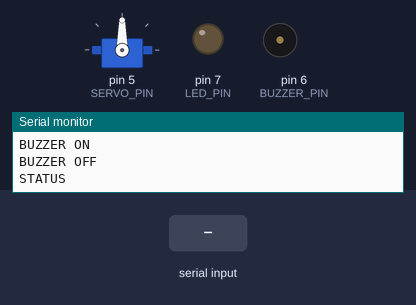
Bench run of a sketch on a simulated Arduino Uno, built with avr-gcc and run on an emulated ATmega328P. Parts: servo, output pins drawn as LEDs (lit = HIGH), buzzer (waves = sounding, pin HIGH), the last lines printed to the serial monitor. The test bench sets the inputs (shaded band).

Above: at 1.2 s.
1.3 s: "LIGHT ON\n" received over Serial
At 2.5 s:
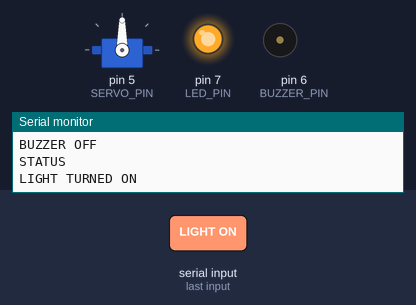
2.8 s: "FAN ON\n" received over Serial
At 3.6 s:
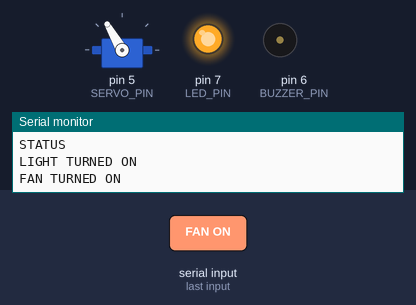
4.3 s: "LIGHT OFF\n" received over Serial
At 4.8 s:
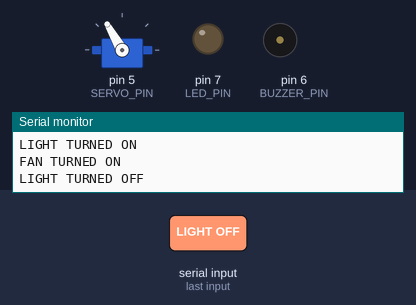
5.8 s: "FAN OFF\n" received over Serial
At 7.0 s:
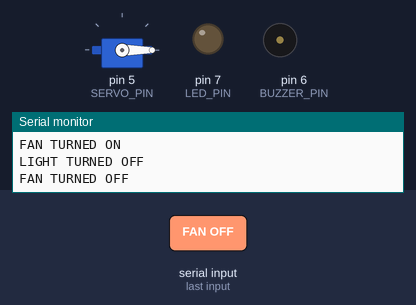
7.3 s: "BUZZER ON\n" received over Serial
At 8.3 s:
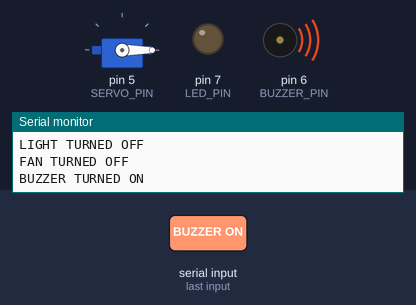
Timing chart, 0 to 10.3 s (numbered marks = the images above; inputs shaded):
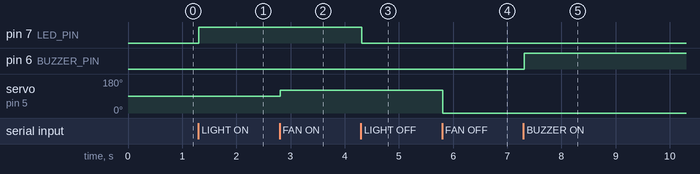

Measured:
- after the input at 1.3 s, pin 7 (LED_PIN): LOW → HIGH at once
- after the input at 2.8 s, servo on pin 5 (SERVO_PIN): 90° → 120° at once
- after the input at 4.3 s, pin 7 (LED_PIN): HIGH → LOW at once
- after the input at 5.8 s, servo on pin 5 (SERVO_PIN): 120° → 0° at once
- after the input at 7.3 s, pin 6 (BUZZER_PIN): LOW → HIGH at once

The sketch:

code.ino
```cpp
#include <Servo.h>

#define LED_PIN 7
#define BUZZER_PIN 6
#define SERVO_PIN 5

Servo fan;

String command = "";

bool ledState = false;
bool fanState = false;
bool buzzerState = false;

void setup() {

  Serial.begin(9600);

  pinMode(LED_PIN, OUTPUT);
  pinMode(BUZZER_PIN, OUTPUT);

  fan.attach(SERVO_PIN);

  Serial.println("=== SMART HOME CLI ===");

  Serial.println("Commands:");

  Serial.println("LIGHT ON");

  Serial.println("LIGHT OFF");

  Serial.println("FAN ON");

  Serial.println("FAN OFF");

  Serial.println("BUZZER ON");

  Serial.println("BUZZER OFF");

  Serial.println("STATUS");
}

void loop() {

  while (Serial.available()) {

    char c = Serial.read();

    // ENTER key
    if (c == '\n') {

      processCommand(command);

      command = "";

    } else {

      command += c;
    }
  }
}

// 🧠 COMMAND PROCESSOR
void processCommand(String cmd) {

  cmd.trim();

  cmd.toUpperCase();

  // 💡 LIGHT
  if (cmd == "LIGHT ON") {

    ledState = true;

    digitalWrite(LED_PIN, HIGH);

    Serial.println("LIGHT TURNED ON");
  }

  else if (cmd == "LIGHT OFF") {

    ledState = false;

    digitalWrite(LED_PIN, LOW);

    Serial.println("LIGHT TURNED OFF");
  }

  // 🌀 FAN
  else if (cmd == "FAN ON") {

    fanState = true;

    fan.write(120);

    Serial.println("FAN TURNED ON");
  }

  else if (cmd == "FAN OFF") {

    fanState = false;

    fan.write(0);

    Serial.println("FAN TURNED OFF");
  }

  // 🚨 BUZZER
  else if (cmd == "BUZZER ON") {

    buzzerState = true;

    digitalWrite(BUZZER_PIN, HIGH);

    Serial.println("BUZZER TURNED ON");
  }

  else if (cmd == "BUZZER OFF") {

    buzzerState = false;

    digitalWrite(BUZZER_PIN, LOW);

    Serial.println("BUZZER TURNED OFF");
  }

  // 📊 STATUS
  else if (cmd == "STATUS") {

    Serial.println("----- STATUS -----");

    Serial.print("LIGHT: ");

    Serial.println(ledState ? "ON" : "OFF");

    Serial.print("FAN: ");

    Serial.println(fanState ? "ON" : "OFF");

    Serial.print("BUZZER: ");

    Serial.println(buzzerState ? "ON" : "OFF");
  }

  // ❌ INVALID
  else {

    Serial.println("INVALID COMMAND");
  }
}
```
